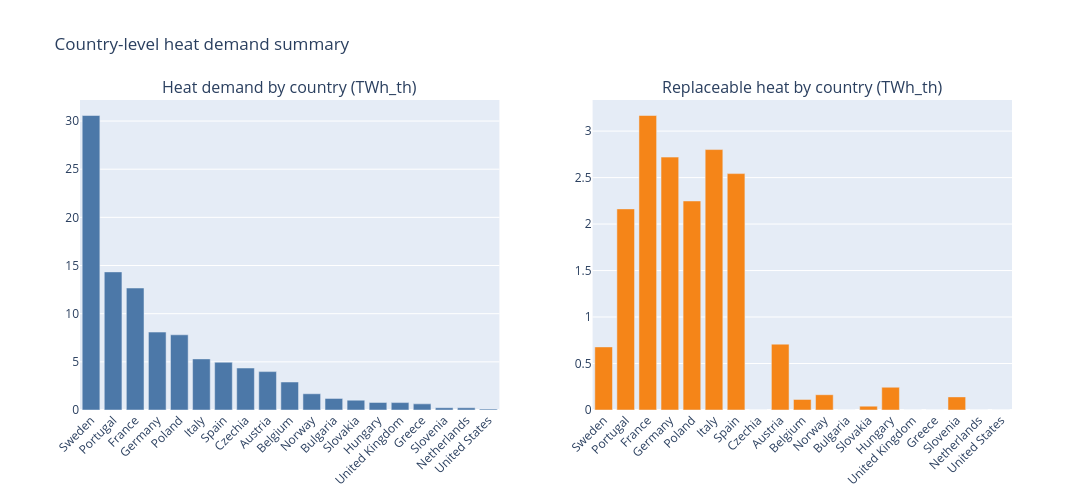

The code cell stored with this chart in its notebook:
### Code cell
fig_country = make_subplots(
    rows=1, cols=2,
    subplot_titles=("Heat demand by country (TWh_th)", "Replaceable heat by country (TWh_th)"),
)
fig_country.add_trace(
    go.Bar(
        x=by_country["country_corrected"],
        y=by_country["heat_demand_twh"],
        marker_color="#4C78A8",
        name="Heat demand",
    ),
    row=1, col=1,
)
fig_country.add_trace(
    go.Bar(
        x=by_country["country_corrected"],
        y=by_country["replaceable_heat_twh"],
        marker_color="#F58518",
        name="Replaceable heat",
    ),
    row=1, col=2,
)
fig_country.update_layout(
    height=500, width=1100, showlegend=False,
    title="Country-level heat demand summary",
)
fig_country.update_xaxes(tickangle=-45)
# fig_country.show()

### Figure 1 — Plotly figure (JSON) as saved in the notebook; plotly's stock layout.template omitted (floating-point values rounded to 4 significant figures)
{"data": [{"marker": {"color": "#4C78A8"}, "name": "Heat demand", "type": "bar", "x": ["Sweden", "Portugal", "France", "Germany", "Poland", "Italy", "Spain", "Czechia", "Austria", "Belgium", "Norway", "Bulgaria", "Slovakia", "Hungary", "United Kingdom", "Greece", "Slovenia", "Netherlands", "United States"], "xaxis": "x", "y": [30.58, 14.34, 12.66, 8.09, 7.806, 5.306, 4.961, 4.359, 3.986, 2.906, 1.684, 1.207, 1.023, 0.7841, 0.7695, 0.6371, 0.2325, 0.2277, 0.0959], "yaxis": "y"}, {"marker": {"color": "#F58518"}, "name": "Replaceable heat", "type": "bar", "x": ["Sweden", "Portugal", "France", "Germany", "Poland", "Italy", "Spain", "Czechia", "Austria", "Belgium", "Norway", "Bulgaria", "Slovakia", "Hungary", "United Kingdom", "Greece", "Slovenia", "Netherlands", "United States"], "xaxis": "x2", "y": [0.6785, 2.163, 3.168, 2.72, 2.248, 2.801, 2.543, 0.0, 0.7084, 0.1139, 0.1642, 0.0, 0.04158, 0.2446, 0.0, 0.0, 0.1411, 0.0, 0.0], "yaxis": "y2"}], "layout": {"annotations": [{"font": {"size": 16}, "showarrow": false, "text": "Heat demand by country (TWh_th)", "x": 0.225, "xanchor": "center", "xref": "paper", "y": 1, "yanchor": "bottom", "yref": "paper"}, {"font": {"size": 16}, "showarrow": false, "text": "Replaceable heat by country (TWh_th)", "x": 0.775, "xanchor": "center", "xref": "paper", "y": 1, "yanchor": "bottom", "yref": "paper"}], "height": 500, "showlegend": false, "title": {"text": "Country-level heat demand summary"}, "width": 1100, "xaxis": {"anchor": "y", "domain": [0, 0.45], "tickangle": -45}, "xaxis2": {"anchor": "y2", "domain": [0.55, 1], "tickangle": -45}, "yaxis": {"anchor": "x", "domain": [0, 1]}, "yaxis2": {"anchor": "x2", "domain": [0, 1]}}}
